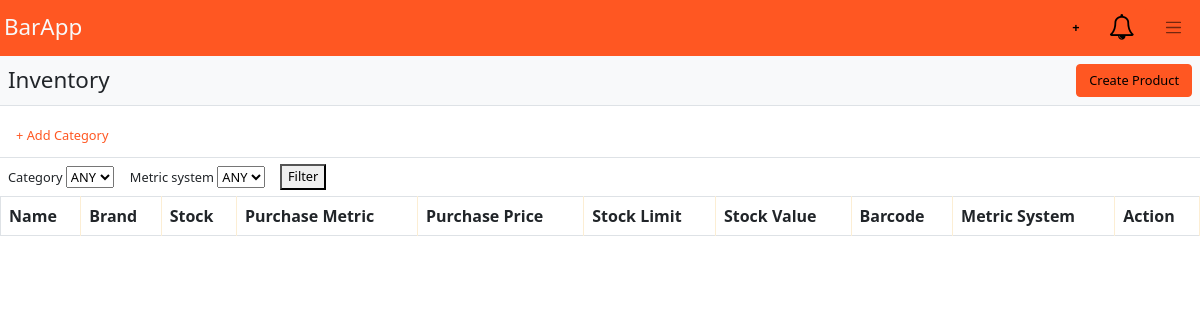
The page /products (signed in) on the database as committed earlier.
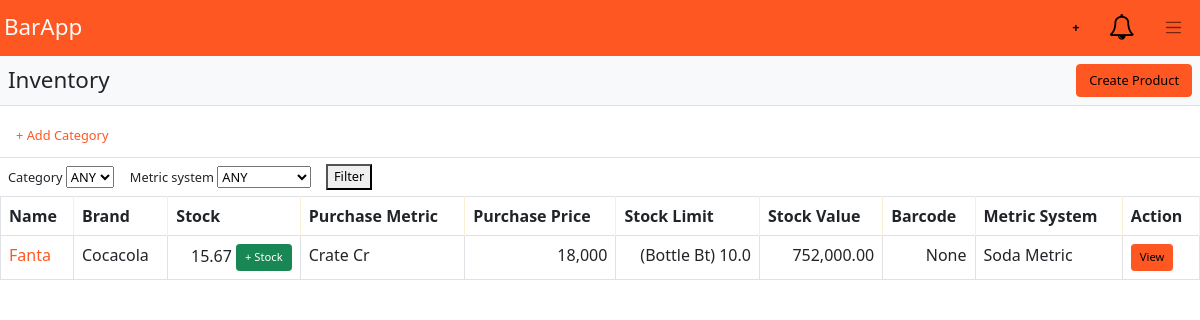
The same page on the database as committed later.
### bar/models.py (models this page shows, shortened)
class TimeStampedModel(models.Model):
	created_at = models.DateTimeField(auto_now_add=True)
	updated_at = models.DateTimeField(auto_now=True)
	class Meta:
		abstract = True

class Product(TimeStampedModel):
	name = models.CharField(max_length=128)
	brand = models.CharField(max_length=128)
	description = models.CharField(max_length=2048, null=True)
	barcode = models.CharField(max_length=128, null=True, unique=True)
	quantity = models.FloatField(default=0)
	stock_limit = models.FloatField(default=0)
	purchase_price = models.IntegerField(null=True)
	metric_system = models.ForeignKey(MetricSystem, null=True, on_delete=models.SET_NULL)
	purchase_metric = models.ForeignKey(Metric, null=True, on_delete=models.SET_NULL)
	categories = models.ManyToManyField('Category', through='ProductCategories', through_fields=('product', 'category'))
	def stock_value(self):
		quantity_in_default_sale_guide_metric = 0
		default_sale_guide = self.sale_guides.first()
		if default_sale_guide and self.purchase_metric:
			quantity_in_default_sale_guide_metric = self.metric_system.convert(self.quantity, self.purchase_metric, default_sale_guide.metric)
			return quantity_in_default_sale_guide_metric * default_sale_guide.price
	def default_sale_guide(self):
		return self.sale_guides.first()
	def default_sale_guide_metric(self):
		default_sale_guide = self.default_sale_guide()
		if default_sale_guide:
			return default_sale_guide.metric

class Metric(TimeStampedModel):
	unit = models.CharField(max_length=128)
	symbol = models.CharField(max_length=64)
	multiplier = models.FloatField()
	metric_system = models.ForeignKey(MetricSystem, on_delete=models.CASCADE)
	def __str__(self):
		return f"{self.unit} {self.symbol}"

class SaleGuide(TimeStampedModel):
	metric = models.ForeignKey(Metric, on_delete=models.CASCADE)
	price = models.IntegerField()
	product = models.ForeignKey(Product, on_delete=models.CASCADE, related_name='sale_guides')

class MetricSystem(TimeStampedModel):
	name = models.CharField(max_length=128)
	is_standard = models.BooleanField(default=False)
	def __str__(self):
		return self.name
	def convert(self, quantity, from_metric, to_metric):
		return quantity*(to_metric.multiplier/from_metric.multiplier)

### bar/views/product.py (the view)
# urls.py: path('products', get_products, name='get_products'),
@groups_required("Admin")
@login_required
def get_products(request):
	query = Product.objects
	filter_products_form = FilterProductsForm(data=request.GET)
	if filter_products_form.is_valid():
		data = filter_products_form.cleaned_data
		metric_system = data.get("metric_system")
		category = data.get("category")
		if metric_system:
			query = query.filter(metric_system_id=metric_system)
		if category:
			query = query.filter(categories__id=category)
	categories = Category.objects.all()
	products = query.all()
	page = int(request.GET.get("page", 1))
	p = Paginator(products, 50)
	products = p.get_page(page)
	context = {
		"products": products,
		"categories": categories,
		"filter_products_form": filter_products_form
	}
	return render(request, 'product/products.html', context)

### bar/forms/product.py
class FilterProductsForm(forms.Form):
	metric_system = forms.IntegerField(label="Metric system", required=False,  widget=forms.Select(choices=[(0, 'ANY')]))
	category = forms.IntegerField(label="Category", required=False,  widget=forms.Select(choices=[(0, 'ANY')]))
	def __init__(self, *args, **kwargs):
		super().__init__(*args, **kwargs)
		self.fields["metric_system"].widget.choices += [(metric_system.id, metric_system.name) for metric_system in MetricSystem.objects.all()]
		self.fields["category"].widget.choices += [(category.id, category.name) for category in Category.objects.all()]

### templatetags/app_tags.py (called while the page is built)
@register.simple_tag
def render_field(field, **kwargs):
	template_file = 'string-field.html'
	widget = field.field.widget
	context = {}
	if hasattr(widget, 'input_type'):
		if widget.input_type == 'checkbox':
			template_file = 'checkbox-field.html'
		elif field.field.widget.input_type == 'radio':
			template_file = 'radio-field.html'
		elif field.field.widget.input_type == 'number':
			tel_code = kwargs.pop("tel_code", None)
			if tel_code:
				context["tel_code_widget"] = tel_code.as_widget()
			template_file = 'tel-field.html'
	string_field_template = template.loader.get_template(f'widgets/{template_file}')
	as_widget = field.as_widget(attrs=kwargs)
	context["field"] = field
	context["as_widget"] = as_widget
	return string_field_template.render(context)

@register.filter(name='has_group')
def has_group(user, group_name):
    return user.groups.filter(name=group_name).exists()

### bar/templates/product/products.html (shortened to what this page needs)
{% extends 'base.html' %}
{% load app_tags %}
{% load humanize %}
{% block body %}
	<div id="app">
        {% include 'index/nav.html' %}
    </div>
    <div class="d-flex bg-light p-2 justify-content-between  border-bottom mb-2">
        <h3 class="my-auto">Inventory</h3>
        <a href="{% url 'bar:create_product' %}" class="btn btn-primary">Create Product</a>
    </div>
    {% include 'category/categories.html' %}
    <div v-show="!showPrint" class="border-top">
        <form class="d-flex m-0">
            <div class="d-flex overflow-auto">
                {% render_field filter_products_form.category %}
                {% render_field filter_products_form.metric_system %}
            </div>
            <div class="my-auto">
                <label>&nbsp;</label>
                <button class="mb-0 my-auto" type="submit">Filter</button>
            </div>
        </form>
    </div>
    <div class="overflow-auto">
        <table class="table table-bordered table-hover">
        	<thead>
        		<th>Name</th>
        		<th>Brand</th>
                <th>Stock</th>
                <th>Purchase Metric</th>
        		<th>Purchase Price</th>
        		<th>Stock Limit</th>
        		<th>Stock Value</th>
        		<th>Barcode</th>
        		<th>Metric System</th>
        		<th>Action</th>
        	</thead>
        	<tbody>
        		{% for product in products %}
        		<tr>
                    <td><a href="{% url 'bar:get_product' id=product.id %}" class="nav-link p-0">{{product.name}}</a></td>
        			<td>{{product.brand}}</td>
        			<td align="right">
                        <span class="{%if product.quantity <= product.stock_limit %}text-danger{%endif%}">{{product.quantity|floatformat:2}}</span>
                        <a href="{% url 'bar:add_product_stock' id=product.id %}" class="btn btn-success btn-sm">+ Stock</a>
                    </td>
                    <td>{{product.purchase_metric}}</td>
        			<td align="right">{{product.purchase_price|intcomma}}</td>
                    <td align="right">({{product.default_sale_guide_metric}}) {{product.stock_limit}}</td>
        			<td align="right">{{product.stock_value|floatformat:2|intcomma}}</td>
        			<td align="right">{{product.barcode}}</td>
        			<td>{{product.metric_system}}</td>
        			<td>
                        <a href="{% url 'bar:get_product' id=product.id %}" class="btn btn-primary btn-sm">View</a>
                    </td>
        		</tr>
        		{% endfor %}
        	</tbody>
        </table>
    </div>
{% endblock %}

### bar/templates/base.html (shortened to what this page needs)
{% load staticfiles %}
<html>
	<head>
		<link rel="stylesheet" type="text/css" href="{% static 'css/style.css' %}">
		<link rel="stylesheet" type="text/css" href="{% static 'css/bs5.min.css' %}">
		<link rel="stylesheet" type="text/css" href="{% static 'css/font-awesome.min.css' %}">
	</head>
	<body>
		{% block body %}
		{% endblock %}
	</body>
</html>

### bar/templates/index/nav.html (shortened to what this page needs)
{% load static %}
{% load app_tags %}
<nav class="navbar navbar-expand-lg navbar-light bg-primary text-light px-0">
    <div class="container-fluid px-1">
        <div class="my-auto">
            <h3 class="d-inline m-0" href="">BarApp</h3>
        </div>
        <div>
            <a href="{% url 'bar:create_orders' %}" class="btn btn-primary f-10"><strong>+</strong></span></a>
            <a href="{% url 'bar:orders' %}" class="btn btn-primary"><span class="fa fa-bell-o fa-2x"></span></a>
            <button id="navButton" class="btn btn-primary" type="button" data-bs-toggle="offcanvas" data-bs-target="#offcanvasRight" aria-controls="offcanvasRight">
                <span class="navbar-toggler-icon"></span>
            </button>
        </div>
    </div>
</nav>

### bar/templates/category/categories.html (shortened to what this page needs)
<div class="d-flex justify-content- flex-nowrap py-1 overflow-auto hide-scroll">
 	<a href="{% url 'bar:create_category' %}" class="nav-link my-auto" >+ Add Category</a>
</div>

### bar/templates/widgets/string-field.html (shortened to what this page needs)
<div class="form-group p-2">
	<label>{{field.label}} {% if field.field.required %}<span class="text-danger">*</span>{% endif %}</label>
	{{as_widget}}
</div>

### bar/static/css/style.css (style rules this page uses)
.table th { background-color: rgb(250, 151, 3) }
.table th { border-right: 2px solid rgb(252, 238, 212); }

Rows that differ between the two databases and show on the page:
added Product: name "Fanta", brand "Cocacola", quantity "15.67", purchase_metric "Crate Cr", purchase_price "18,000", default_sale_guide_metric "Bottle Bt", stock_limit "10.0", stock_value "752,000.00", barcode "None", metric_system "Soda Metric"
